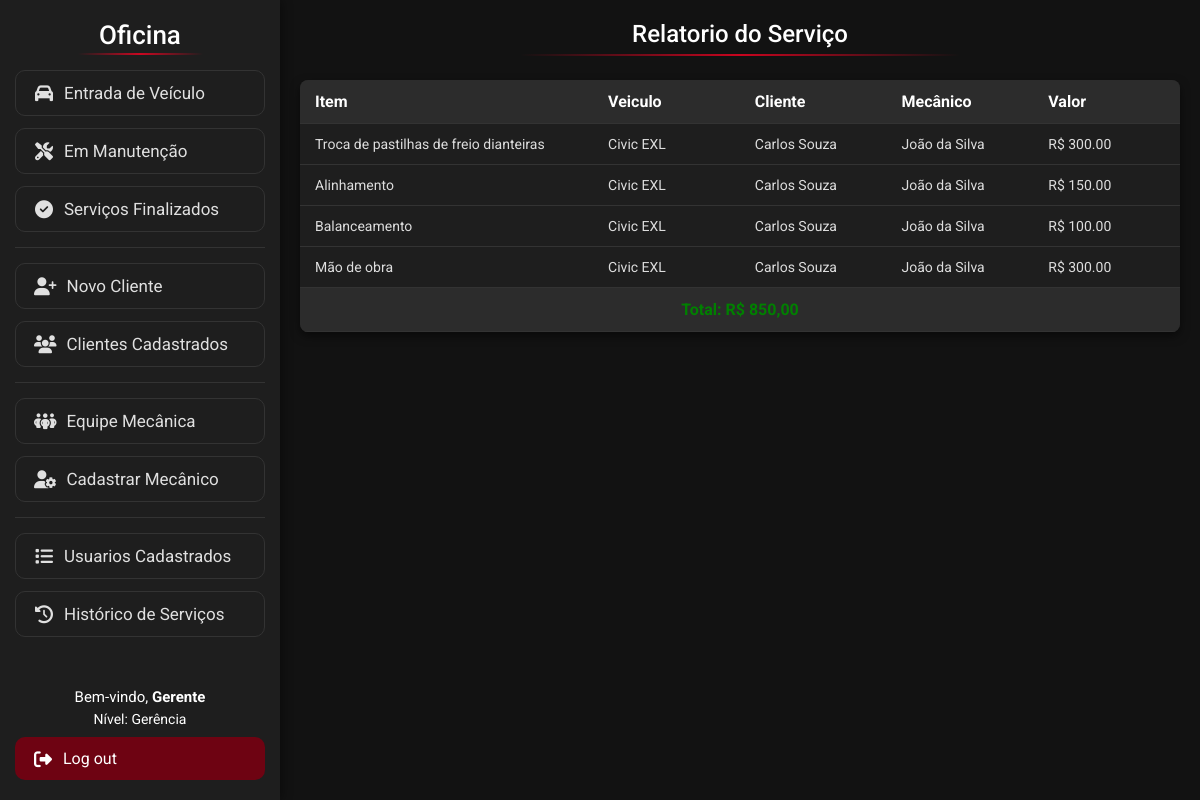
Page /Visao/ListarRelatorio.php?idex=1 (signed in) on the earlier database version.
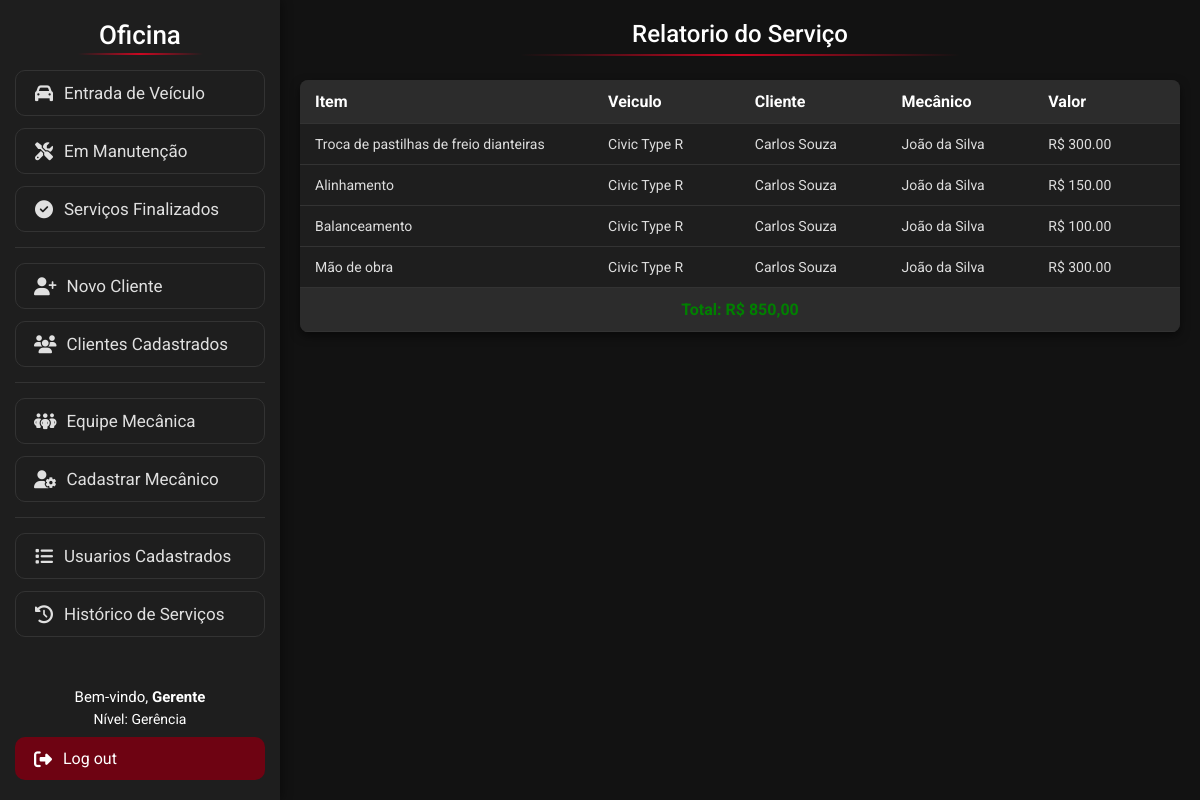
Same page on the later database version.
### tables this page shows
create table servico (
idServico int auto_increment primary key,
idMecanico int,
idUsuario int,
idCarro int,
descricao TEXT,
dataServico datetime default current_timestamp,

foreign key (idMecanico) references mecanico(idMecanico),
foreign key (idCarro) references carro(idCarro)
);

create table carro (
idCarro int auto_increment primary key,
idCliente int,
modelo varchar(120) not null,
fabricante varchar(40) not null,
ano smallint not null check (ano >= 1886),
placa varchar(80) not null unique,
cor varchar(50) not null,
caracteristicas TEXT,
imagem VARCHAR(255),
status ENUM('Manutencao', 'Finalizado') DEFAULT 'Manutencao',
dataCadastro datetime default current_timestamp,

foreign key (idCliente) references cliente(idCliente)
);

create table servico_item (
idItem int auto_increment primary key,
idServico int not null,
descricao varchar(255) not null,
valor decimal(10, 2) not null,

foreign key (idServico) references servico(idServico)
);

create table cliente (
idCliente int auto_increment primary key,
nome varchar(80) not null,
telefone varchar(80) not null,
email varchar(120) not null,
cpf varchar(20) not null unique,
endereco varchar(200) not null,
dataCadastro datetime default current_timestamp
);

create table mecanico (
idMecanico int auto_increment primary key,
nome varchar(80) not null,
telefone varchar(20) not null,
dataCadastro datetime default current_timestamp
);

### Modelo/DAO/ClassServicoDAO.php (called while the page is built, shortened)
<?php
class ClassServicoDAO
{
    public function listarRelatorio($id)
    {
        try {
            $pdo = Conexao::getInstance();
            $sql = "SELECT s.descricao, si.idItem, si.descricao as descricaoItem, si.valor, c.modelo, cli.nome, mec.nome as mecNome
        from servico s
        inner join carro c on s.idCarro = c.idCarro
        inner join servico_item si on s.idServico = si.idServico
        inner join cliente cli on c.idCliente = cli.idCliente
        inner join mecanico mec on s.idMecanico = mec.idMecanico
        where si.idServico = :id";
            $stmt = $pdo->prepare($sql);
            $stmt->bindValue(':id', $id);
            $stmt->execute();
            return $stmt->fetchAll(PDO::FETCH_ASSOC);
        } catch (PDOException $exc) {
            echo $exc->getMessage();
        }
    }
}

### Visao/ListarRelatorio.php (the view, shortened to what this page needs)
<!DOCTYPE html>
<html lang="pt-BR">
<head>
    <link rel="stylesheet" href="css/lista.css">
</head>
<body>
    <?php
    include 'Menu.php';
    ?>
    <h1 class="titulo">Relatorio do Serviço</h1>
    <table class="tabela-clientes">
        <thead>
            <tr>
                <th>Item</th>
                <th>Veiculo</th>
                <th>Cliente</th>
                <th>Mecânico</th>
                <th>Valor</th>
            </tr>
        </thead>
        <tbody>
            <?php
            require_once "../Modelo/DAO/ClassServicoDAO.php";
            $id = $_GET['idex'];
            $classServicoDAO = new ClassServicoDAO();
            $servicos = $classServicoDAO->listarRelatorio($id);
            $valorTotal = 0;
            foreach ($servicos as $servico) {
                echo '<tr>';
                echo '<td>' . $servico['descricaoItem'] . '</td>';
                echo '<td>' . $servico['modelo'] . '</td>';
                echo '<td>' . $servico['nome'] . '</td>';
                echo '<td>' . $servico['mecNome'] . '</td>';
                echo '<td> R$ ' . $servico['valor'] . '</td>';
                echo '</tr>';
                $valorTotal += $servico['valor'];
            }
            echo '<tr>';
            echo '<th colspan="5" style="text-align: center; color:green">Total: R$ ' . number_format($valorTotal, 2, ',', '.') . ' </th>';
            echo '</tr>';
            ?>
        </tbody>
    </table>
</body>
</html>

Differences in the rows shown:
changed through a linked row, servico "Troca de pastilhas de freio dianteiras": idCarro.modelo "Civic EXL" → "Civic Type R"
